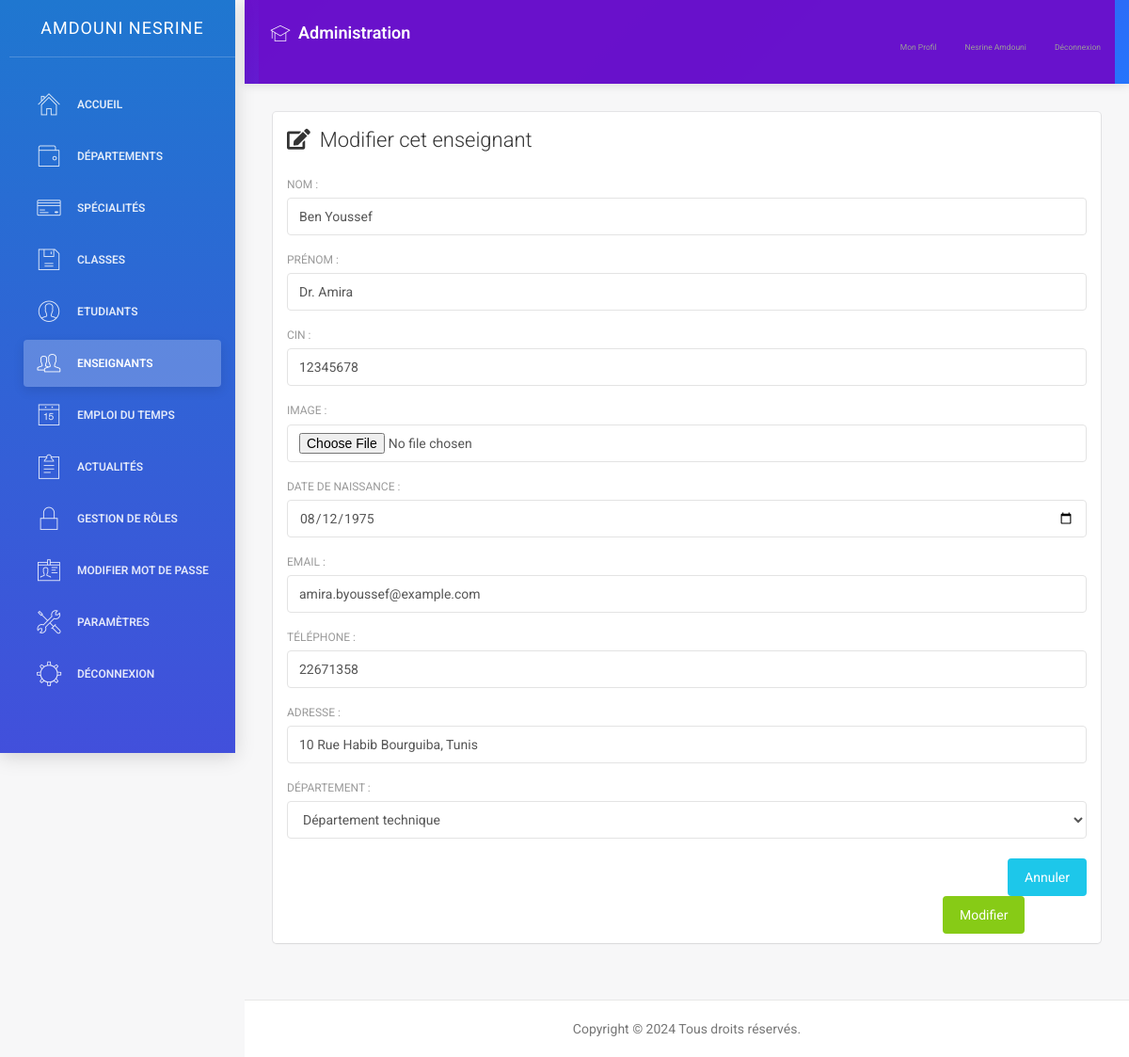
/modifier_enseignant.php?id=1 (signed in), run on the app's committed database.
### tables this page shows
CREATE TABLE `accounts` (
  `id` int(11)  AUTO_INCREMENT PRIMARY KEY,
  `cin` int(11) DEFAULT NULL,
  `email` varchar(255) DEFAULT NULL,
  `mot_de_passe` varchar(255) DEFAULT NULL,
  `date_de_creation` date DEFAULT NULL,
  `role` text DEFAULT NULL,
  `nom` text DEFAULT NULL,
  `prenom` text DEFAULT NULL,
  `image` varchar(255) DEFAULT NULL,
  `classe` text DEFAULT NULL,
  `date_naissance` date DEFAULT NULL,
  `adresse` text DEFAULT NULL,
  `numero_telephone` int(11) DEFAULT NULL
);

CREATE TABLE `enseignant` (
  `id` int(11) NOT NULL,
  `nom` text DEFAULT NULL,
  `prenom` text DEFAULT NULL,
  `cin` int(11) DEFAULT NULL,
  `date_de_naissance` date DEFAULT NULL,
  `image` varchar(255) DEFAULT NULL,
  `departement` text DEFAULT NULL,
  `date_de_creation` date DEFAULT NULL,
  `adresse` text DEFAULT NULL,
  `numero_telephone` int(11) DEFAULT NULL,
  `email` varchar(255) DEFAULT NULL
);

### modifier_enseignant.php (the view, shortened to what this page needs)
<?php
include('connexion.php');
$sql_departements = "SELECT id, nom_departement FROM departement";
$result_departements = $conn->query($sql_departements);
$nom_modif = "";
$prenom_modif = "";
$cin = "";
$date_de_naissance = "";
$email_modif = "";
$adresse = "";
$departement = "";
if ($_SERVER["REQUEST_METHOD"] == "GET" && isset($_GET['id'])) {
    $id_enseignant = $_GET['id'];
    $sql_select = "SELECT * FROM enseignant WHERE id = $id_enseignant";
    $result = $conn->query($sql_select);
    if ($result->num_rows > 0) {
        $row = $result->fetch_assoc();
        $nom_modif = $row['nom'];
        $prenom_modif = $row['prenom'];
        $cin = $row['cin'];
        $date_de_naissance = $row['date_de_naissance'];
        $numero_telephone = $row['numero_telephone'];
        $email_modif = $row['email'];
        $adresse = $row['adresse'];
        $departement = $row['departement'];
    } else {
    }
} else {
}
?>
<!doctype html>
<html lang="en">
<head>
</head>
<body>
    <div class="wrapper">
        <?php include('sidenav.php'); ?>
        <div class="main-panel">
            <?php include('navtop.php'); ?>
            <div class="content">
                <div class="container-fluid">
                    <div class="row">
                        <div class="col-md-12">
                            <div class="card">
                                <div class="header">
                                    <h4 class="title"><i class="fas fa-edit" style="margin-right: 10px;"></i>Modifier cet enseignant</h4>
                                </div>
                                <div class="content">
                                    <form method="post" action="<?php echo $_SERVER['PHP_SELF']; ?>" enctype="multipart/form-data">
                                        <div class="row">
                                            <div class="col-md-12">
                                                <div class="form-group">
                                                    <label for="nom">Nom :</label>
                                                    <input type="text" class="form-control" name="nouveau_nom" id="nom" value="<?php echo htmlspecialchars($nom_modif, ENT_QUOTES); ?>" required>
                                                </div>
                                                <div class="form-group">
                                                    <label for="prenom">Prénom :</label>
                                                    <input type="text" class="form-control" name="nouveau_prenom" id="prenom" value="<?php echo htmlspecialchars($prenom_modif, ENT_QUOTES); ?>" required>
                                                </div>
                                                <div class="form-group">
                                                    <label for="cin">CIN :</label>
                                                    <input type="number" class="form-control" name="n_cin" id="cin" value="<?php echo htmlspecialchars($cin, ENT_QUOTES); ?>" required>
                                                </div>
                                                <div class="form-group">
                                                    <label for="image">Image :</label>
                                                    <input type="file" class="form-control" name="nouvelle_image" id="image">
                                                </div>
                                                <div class="form-group">
                                                    <label for="date_de_naissance">Date de naissance :</label>
                                                    <input type="date" class="form-control" name="n_date_naissance" id="date_de_naissance" value="<?php echo htmlspecialchars($date_de_naissance, ENT_QUOTES); ?>" required>
                                                </div>
                                                <div class="form-group">
                                                    <label for="email">Email :</label>
                                                    <input type="email" class="form-control" name="n_email" id="email" value="<?php echo htmlspecialchars($email_modif, ENT_QUOTES); ?>" required>
                                                </div>
                                                <div class="form-group">
                                                    <label for="numero_telephone">Téléphone :</label>
                                                    <input type="number" class="form-control" name="n_telephone" id="numero_telephone" value="<?php echo htmlspecialchars($numero_telephone, ENT_QUOTES); ?>" required>
                                                </div>
                                                <div class="form-group">
                                                    <label for="adresse">Adresse :</label>
                                                    <input type="text" class="form-control" name="n_adresse" id="adresse" value="<?php echo htmlspecialchars($adresse, ENT_QUOTES); ?>" required>
                                                </div>
                                                <div class="form-group">
                                                    <label for="departement">Département :</label>
                                                    <select class="form-control" name="nouveau_departement" id="departement" required>
                                                        <?php
                                                        while ($row = $result_departements->fetch_assoc()) {
                                                            $selected = ($departement == $row['nom_departement']) ? "selected" : "";
                                                            echo "<option value='" . $row['nom_departement'] . "' $selected>" . $row['nom_departement'] . "</option>";
                                                        }
                                                        ?>
                                                    </select>
                                                </div>
                                            </div>
                                        </div>
                                        <div>
                                            <a href="enseignants.php" class="btn btn-info btn-fill pull-right">Annuler</a>
                                            <button type="submit" class="btn btn-success btn-fill" style="margin-left: 82%;">Modifier</button>
                                        </div>
                                    </form>
                                </div>
                            </div>
                        </div>
                    </div>
                </div>
            </div>
            <?php include('footer.php'); ?>
        </div>
    </div>
</body>
</html>

### sidenav.php (shortened to what this page needs)
<?php
include('connexion.php');
$current_page = basename($_SERVER['PHP_SELF']);
$is_departement_page = strpos($current_page, 'département') !== false;
$is_specialite_page = strpos($current_page, 'spécialité') !== false;
$is_classe_page = strpos($current_page, 'classe') !== false;
$is_etudiant_page = strpos($current_page, 'étudiant') !== false;
$is_role_page = strpos($current_page, 'role') !== false;
$is_enseignant_page = strpos($current_page, 'enseignant') !== false;
$is_actualite_page = strpos($current_page, 'actualité') !== false;
$is_parametre_page = strpos($current_page, 'paramètre') !== false;
$is_liste_etudiants_page = $current_page === 'liste_etudiants.php';
$email = $_SESSION['email'];
$sql_fetch_user = "SELECT * FROM accounts WHERE email='$email'";
$result_user = $conn->query($sql_fetch_user);
if ($result_user->num_rows > 0) {
    $row = $result_user->fetch_assoc();
    $role = $row['role'];
    $nom = $row['nom'];
    $prenom = $row['prenom'];
}
?>
<div class="sidebar" data-color="blue">
    <div class="sidebar-wrapper">
        <div class="logo">
            <a href="#" class="simple-text">
                <?php echo htmlspecialchars($nom . ' ' . $prenom); ?>
            </a>
        </div>
        <ul class="nav">
            <?php if ($role === 'admin'): ?>
                <li <?php echo ($current_page == 'dashboard.php') ? 'class="active"' : ''; ?>>
                    <a href="dashboard.php">
                        <i class="pe-7s-home"></i>
                        <p>Accueil</p>
                    </a>
                </li>
                <li <?php echo $is_departement_page ? 'class="active"' : ''; ?>>
                    <a href="départements.php">
                        <i class="pe-7s-wallet"></i>
                        <p>Départements</p>
                    </a>
                </li>
                <li <?php echo $is_specialite_page ? 'class="active"' : ''; ?>>
                    <a href="spécialités.php">
                        <i class="pe-7s-credit"></i>
                        <p>Spécialités</p>
                    </a>
                </li>
                <li <?php echo $is_classe_page ? 'class="active"' : ''; ?>>
                    <a href="classes.php">
                        <i class="pe-7s-diskette"></i>
                        <p>Classes</p>
                    </a>
                </li>
                <li <?php echo $is_etudiant_page ? 'class="active"' : ''; ?>>
                    <a href="étudiants.php">
                        <i class="pe-7s-user"></i>
                        <p>Etudiants</p>
                    </a>
                </li>
                <li <?php echo $is_enseignant_page ? 'class="active"' : ''; ?>>
                    <a href="enseignants.php">
                        <i class="pe-7s-users"></i>
                        <p>Enseignants</p>
                    </a>
                </li>
                <li <?php echo ($current_page == 'gestion_emploi.php') ? 'class="active"' : ''; ?>>
                    <a href="gestion_emploi.php">
                        <i class="pe-7s-date"></i>
                        <p>Emploi du Temps</p>
                    </a>
                </li>
                <li <?php echo $is_actualite_page ? 'class="active"' : ''; ?>>
                    <a href="actualités.php">
                        <i class="pe-7s-note2"></i>
                        <p>Actualités</p>
                    </a>
                </li>
                <li <?php echo $is_role_page ? 'class="active"' : ''; ?>>
                    <a href="roles.php">
                        <i class="pe-7s-lock"></i>
                        <p>Gestion de rôles</p>
                    </a>
                </li>
                <li <?php echo ($current_page == 'modifier_mot_de_passe.php') ? 'class="active"' : ''; ?>>
                    <a href="modifier_mot_de_passe.php">
                        <i class="pe-7s-id"></i>
                        <p>Modifier Mot de passe</p>
                    </a>
                </li>
                <li <?php echo $is_parametre_page || $is_liste_etudiants_page ? 'class="active"' : ''; ?>>
                    <a href="paramètres.php">
                        <i class="pe-7s-tools"></i>
                        <p>Paramètres</p>
                    </a>
                </li>
            <?php endif; ?>
            <li>
                <a href="logout.php">
                    <i class="pe-7s-settings"></i>
                    <p>Déconnexion</p>
                    </a>
            </li>
        </ul>
    </div>
</div>

### navtop.php (shortened to what this page needs)
<?php
include('connexion.php');
$email = $_SESSION['email'];
$sql_fetch_user = "SELECT * FROM accounts WHERE email='$email'";
$result_user = $conn->query($sql_fetch_user);
if ($result_user->num_rows > 0) {
    $row = $result_user->fetch_assoc();
    $role = $row['role'];
    $nom = $row['nom'];
    $prenom = $row['prenom'];
}
?>
<nav class="navbar navbar-default navbar-fixed">
    <div class="container-fluid">
        <div class="navbar-header">
            <a class="navbar-brand" href="#">
                <i class="pe-7s-study"></i> <?php echo $role === 'etudiant' ? 'Espace Étudiant' : ($role === 'enseignant' ? 'Espace Enseignant' : 'Administration'); ?>
            </a>
        </div>
        <div class="collapse navbar-collapse" id="navigation-example-2">
            <ul class="nav navbar-nav navbar-right">
                <li>
                    <a class="menuu" href="<?php echo $role === 'etudiant' ? 'profil_etudiant.php' : ($role === 'enseignant' ? 'profil_enseignant.php' : 'profil.php'); ?>">
                        <p>Mon Profil</p>
                    </a>
                </li>
                <li>
                    <a class="menuu" href="#">
                        <div class="user-name">
                            <p><?php echo htmlspecialchars($prenom . ' ' . $nom); ?></p>
                        </div>
                    </a>
                </li>
                <li>
                    <a class="menuu" href="logout.php">
                        <p>Déconnexion</p>
                    </a>
                </li>
            </ul>
        </div>
    </div>
</nav>

### sidenav.php (style rules this page uses)
.sidebar { background: linear-gradient(135deg, #6a11cb 0%, #2575fc 100%); box-shadow: 0 4px 20px rgba(0, 0, 0, 0.15); transition: all 0.3s ease; position: fixed; width: 250px; height: 100vh; z-index: 1000; overflow-y: auto; }
.sidebar-wrapper { padding: 0 10px; }
.logo { padding: 15px 0; margin-bottom: 15px; border-bottom: 1px solid rgba(255, 255, 255, 0.1); text-align: center; }
.logo a { color: white; font-weight: 600; font-size: 1.1rem; text-transform: uppercase; letter-spacing: 1px; display: block; text-decoration: none; }
.nav { list-style: none; padding: 0; margin-top: 15px; }
.nav li { margin-bottom: 4px; position: relative; }
.nav li a { color: rgba(255, 255, 255, 0.8); margin: 5px 10px; border-radius: 6px; padding: 10px 12px; transition: all 0.3s ease; display: flex; align-items: center; text-decoration: none; }
.nav li a i { margin-right: 10px; font-size: 1.1rem; min-width: 24px; text-align: center; }
.nav li a p { margin: 0; font-size: 0.85rem; font-weight: 400; }
.nav li.active a { background: rgba(255, 255, 255, 0.2); color: white; font-weight: 500; box-shadow: 0 4px 12px rgba(0, 0, 0, 0.1); }
[class^="pe-7s-"], [class*=" pe-7s-"] { transition: transform 0.3s ease; }

### navtop.php (style rules this page uses)
.navbar-default { background: linear-gradient(135deg, #6a11cb 0%, #2575fc 100%); border: none; box-shadow: 0 2px 10px rgba(0, 0, 0, 0.1); min-height: 60px; margin-bottom: 0; }
.navbar-default .navbar-nav > li > a { color: rgba(255, 255, 255, 0.9); font-weight: 500; padding: 20px 12px; transition: all 0.3s ease; position: relative; display: flex; align-items: center; }
.navbar-default .navbar-nav > li > a:after { content: ''; position: absolute; bottom: 0; left: 50%; width: 0; height: 3px; background: white; transition: all 0.3s ease; transform: translateX(-50%); }
.navbar-default .navbar-brand { height: 60px; padding: 20px 12px; color: white; font-weight: 600; font-size: 18px; display: flex; align-items: center; }
.navbar-default .navbar-brand i { margin-right: 8px; font-size: 22px; }
.user-name { display: flex; align-items: center; gap: 8px; }
.menuu { font-size: 18px; display: flex; align-items: center; gap: 6px; }
.menuu p { margin: 0; }
.navbar-collapse { background: rgba(106, 17, 203, 0.98); max-height: 80vh; overflow-y: auto; }

### data on the page
accounts: nom+prenom "AMDOUNI NESRINE", prenom+nom "Nesrine Amdouni"
enseignant: nouveau_nom "Ben Youssef", nouveau_prenom "Dr. Amira", n_cin "12345678", n_date_naissance "08/12/1975", n_email "amira.byoussef@example.com", n_telephone "22671358", n_adresse "10 Rue Habib Bourguiba, Tunis"

### other printed values
form field nouveau_departement "Département technique"
